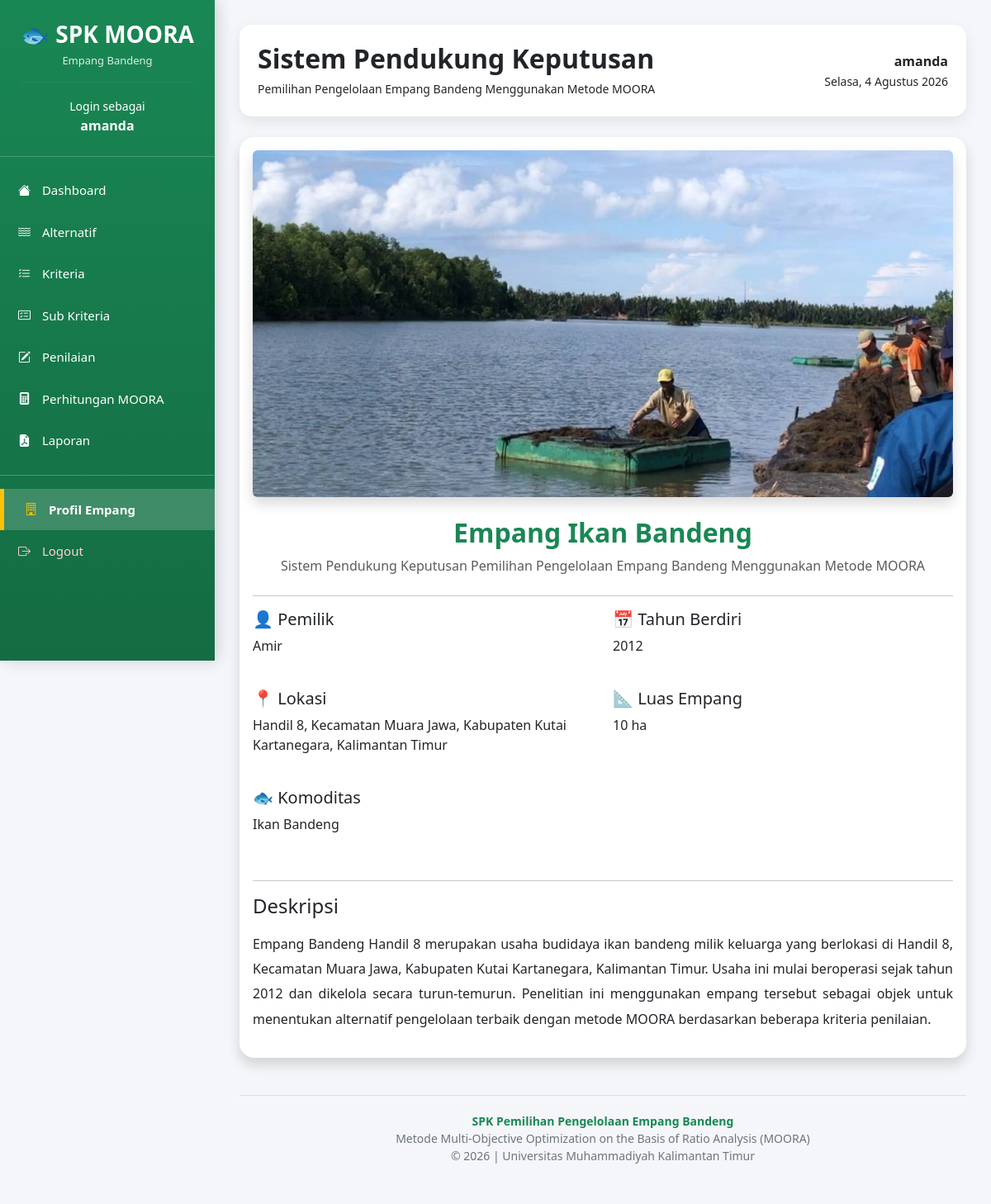
The app's page /profil/ (signed in) with its own data.
### profil/models.py (models this page shows, shortened)
class Profil(models.Model):
    nama_usaha = models.CharField(max_length=200)
    pemilik = models.CharField(max_length=200)
    alamat = models.TextField()
    luas = models.CharField(max_length=100)
    tahun_berdiri = models.PositiveIntegerField()
    komoditas = models.CharField(max_length=100)
    deskripsi = models.TextField()
    foto = models.ImageField(
        upload_to="profil/",
        blank=True,
        null=True
    )

### profil/views.py (the view)
# urls.py: path("", views.index, name="alternatif"),
@login_required
def index(request):
    profil = Profil.objects.first()
    context = {
        "profil": profil
    }
    return render(
        request,
        "profil/index.html",
        context
    )

### templates/profil/index.html
{% extends 'layouts/base.html' %} {% block content %}
<div class="card shadow">
  <div class="card-body">
    {% if profil %}
    {% if profil.foto %}
    <div class="text-center mb-4">
      <img src="{{ profil.foto.url }}" class="img-fluid rounded shadow" style="width: 100%; max-height: 420px; object-fit: cover" />
    </div>
    {% endif %}
    <div class="text-center mb-4">
      <h2 class="fw-bold text-success">{{ profil.nama_usaha }}</h2>
      <p class="text-muted">Sistem Pendukung Keputusan Pemilihan Pengelolaan Empang Bandeng Menggunakan Metode MOORA</p>
    </div>
    <hr />
    <div class="row">
      <div class="col-md-6 mb-4">
        <h5>👤 Pemilik</h5>
        <p>{{ profil.pemilik }}</p>
      </div>
      <div class="col-md-6 mb-4">
        <h5>📅 Tahun Berdiri</h5>
        <p>{{ profil.tahun_berdiri }}</p>
      </div>
      <div class="col-md-6 mb-4">
        <h5>📍 Lokasi</h5>
        <p>{{ profil.alamat }}</p>
      </div>
      <div class="col-md-6 mb-4">
        <h5>📐 Luas Empang</h5>
        <p>{{ profil.luas }}</p>
      </div>
      <div class="col-md-6 mb-4">
        <h5>🐟 Komoditas</h5>
        <p>{{ profil.komoditas }}</p>
      </div>
    </div>
    <hr />
    <h4 class="mb-3">Deskripsi</h4>
    <p style="text-align: justify; line-height: 1.9">{{ profil.deskripsi }}</p>
    {% else %}
    <div class="alert alert-warning">Data profil belum tersedia.</div>
    {% endif %}
  </div>
</div>
{% endblock %}

### templates/layouts/base.html (shortened to what this page needs)
<!doctype html>
<html lang="id">
  <head>
    <link href="https://cdn.jsdelivr.net/npm/bootstrap@5.3.3/dist/css/bootstrap.min.css" rel="stylesheet" />
    <link rel="stylesheet" href="https://cdn.jsdelivr.net/npm/bootstrap-icons@1.11.3/font/bootstrap-icons.min.css" />
  </head>
  <body>
    <div class="sidebar">
      <div class="logo">
        <h3>🐟 SPK MOORA</h3>
        <p>Empang Bandeng</p>
        <hr />
        <small>Login sebagai</small>
        <br />
        <strong>{{ request.user.username }}</strong>
      </div>
      <div class="menu">
        <a href="/" class="{% if request.path == '/' %}active{% endif %}">
          <i class="bi bi-house-fill"></i>
          Dashboard
        </a>
        <a href="/alternatif/" class="{% if '/alternatif/' in request.path %}active{% endif %}">
          <i class="bi bi-water"></i>
          Alternatif
        </a>
        <a href="/kriteria/" class="{% if '/kriteria/' in request.path %}active{% endif %}">
          <i class="bi bi-list-check"></i>
          Kriteria
        </a>
        <a href="/subkriteria/" class="{% if '/subkriteria/' in request.path %}active{% endif %}">
          <i class="bi bi-card-checklist"></i>
          Sub Kriteria
        </a>
        <a href="/penilaian/" class="{% if '/penilaian/' in request.path %}active{% endif %}">
          <i class="bi bi-pencil-square"></i>
          Penilaian
        </a>
        <a href="/moora/" class="{% if '/moora/' in request.path %}active{% endif %}">
          <i class="bi bi-calculator-fill"></i>
          Perhitungan MOORA
        </a>
        <a href="/laporan/" class="{% if '/laporan/' in request.path %}active{% endif %}">
          <i class="bi bi-file-earmark-pdf-fill"></i>
          Laporan
        </a>
        <hr class="text-white" />
        <a href="/profil/" class="{% if '/profil/' in request.path %}active{% endif %}">
          <i class="bi bi-building"></i>
          Profil Empang
        </a>
        <a href="{% url 'logout' %}" class="logout">
          <i class="bi bi-box-arrow-right"></i>
          Logout
        </a>
      </div>
    </div>
    <div class="content">
      <div class="topbar d-flex justify-content-between align-items-center">
        <div>
          <h2>Sistem Pendukung Keputusan</h2>
          <small> Pemilihan Pengelolaan Empang Bandeng Menggunakan Metode MOORA </small>
        </div>
        <div class="text-end">
          <strong>{{ request.user.username }}</strong>
          <br />
          <small id="tanggal"></small>
        </div>
      </div>
      {% block content %} {% endblock %}
      <footer>
        <strong>SPK Pemilihan Pengelolaan Empang Bandeng</strong>
        <br />
        Metode Multi-Objective Optimization on the Basis of Ratio Analysis (MOORA)
        <br />
        © 2026 | Universitas Muhammadiyah Kalimantan Timur
      </footer>
    </div>
  </body>
</html>

### templates/layouts/base.html (style rules this page uses)
* { font-family: "Segoe UI", sans-serif; }
body { background: #f4f6f9; }
.sidebar { position: fixed; top: 0; left: 0; width: 260px; height: 100vh; overflow-y: auto; background: linear-gradient(180deg, #198754, #146c43); color: white; box-shadow: 4px 0 18px rgba(0, 0, 0, 0.15); z-index: 999; }
.logo { text-align: center; padding: 25px; border-bottom: 1px solid rgba(255, 255, 255, 0.2); }
.logo h3 { font-weight: bold; margin-bottom: 5px; }
.logo p { margin: 0; opacity: 0.85; font-size: 13px; }
.logo hr { border-color: rgba(255, 255, 255, 0.2); }
.menu { margin-top: 15px; }
.menu a { display: block; color: white; text-decoration: none; padding: 14px 22px; transition: 0.25s; font-size: 15px; }
.menu a.active { background: rgba(255, 255, 255, 0.18); border-left: 5px solid #ffc107; padding-left: 25px; font-weight: 600; }
.menu a.active i { color: #ffc107; }
.menu a.logout { color: #ffd3d3; }
.menu i { margin-right: 10px; }
.content { margin-left: 260px; padding: 30px; min-height: 100vh; }
.topbar { background: white; border-radius: 15px; padding: 22px; box-shadow: 0 6px 18px rgba(0, 0, 0, 0.08); margin-bottom: 25px; }
.topbar h2 { font-weight: 700; margin-bottom: 5px; }
.card { border: none; border-radius: 18px; box-shadow: 0 6px 18px rgba(0, 0, 0, 0.08); }
footer { margin-top: 45px; padding: 20px; text-align: center; color: #6c757d; border-top: 1px solid #ddd; font-size: 14px; }
footer strong { color: #198754; }

### records on screen
Profil: foto (picture), nama_usaha "Empang Ikan Bandeng", pemilik "Amir", tahun_berdiri "2012", alamat "Handil 8, Kecamatan Muara Jawa, Kabupaten Kutai Kartanegara, Kalimantan Timur", luas "10 ha", komoditas "Ikan Bandeng", deskripsi "Empang Bandeng Handil 8 merupakan usaha budidaya ikan bandeng milik keluarga yang berlokasi di Handil 8, Kecamatan Muara Jawa, Kabupaten Kutai Kartanegara, Kalimantan Timur. Usaha ini mulai beroperasi sejak tahun 2012 dan dikelola secara turun-temurun. Penelitian ini menggunakan empang tersebut sebagai objek untuk menentukan alternatif pengelolaan terbaik dengan metode MOORA berdasarkan beberapa kriteria penilaian."

### other values on screen
{{ request.user.username }} "amanda"
